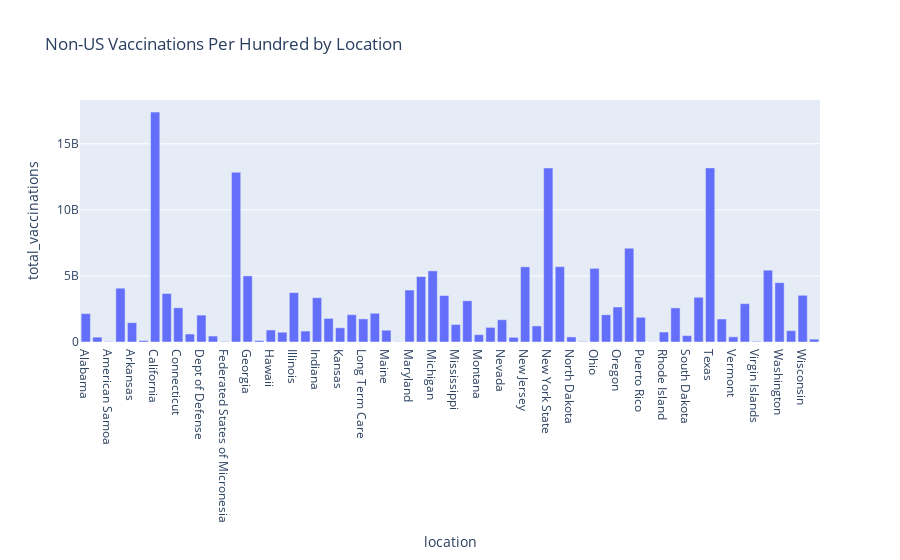

The notebook cell saved with this chart:
### Code cell
px.bar(non_us_vaccination_data, x='location', y='total_vaccinations', title='Non-US Vaccinations Per Hundred by Location')

### Figure 1 — Plotly figure (JSON) as saved in the notebook; plotly's stock layout.template omitted (floating-point values rounded to 4 significant figures)
{"data": [{"hovertemplate": "location=%{x}<br>total_vaccinations=%{y}<extra></extra>", "legendgroup": "", "marker": {"color": "#636efa", "pattern": {"shape": ""}}, "name": "", "orientation": "v", "showlegend": false, "textposition": "auto", "type": "bar", "x": ["Alabama", "Alaska", "American Samoa", "Arizona", "Arkansas", "Bureau of Prisons", "California", "Colorado", "Connecticut", "Delaware", "Dept of Defense", "District of Columbia", "Federated States of Micronesia", "Florida", "Georgia", "Guam", "Hawaii", "Idaho", "Illinois", "Indian Health Svc", "Indiana", "Iowa", "Kansas", "Kentucky", "Long Term Care", "Louisiana", "Maine", "Marshall Islands", "Maryland", "Massachusetts", "Michigan", "Minnesota", "Mississippi", "Missouri", "Montana", "Nebraska", "Nevada", "New Hampshire", "New Jersey", "New Mexico", "New York State", "North Carolina", "North Dakota", "Northern Mariana Islands", "Ohio", "Oklahoma", "Oregon", "Pennsylvania", "Puerto Rico", "Republic of Palau", "Rhode Island", "South Carolina", "South Dakota", "Tennessee", "Texas", "Utah", "Vermont", "Veterans Health", "Virgin Islands", "Virginia", "Washington", "West Virginia", "Wisconsin", "Wyoming"], "xaxis": "x", "y": [2150000000.0, 367400000.0, 32360000.0, 4072000000.0, 1463000000.0, 110400000.0, 17400000000.0, 3671000000.0, 2589000000.0, 604600000.0, 2035000000.0, 451200000.0, 37160000.0, 12840000000.0, 5006000000.0, 112500000.0, 908700000.0, 740700000.0, 3736000000.0, 827000000.0, 3352000000.0, 1785000000.0, 1075000000.0, 2069000000.0, 1748000000.0, 2177000000.0, 894400000.0, 20740000.0, 3934000000.0, 4954000000.0, 5382000000.0, 3517000000.0, 1326000000.0, 3119000000.0, 558300000.0, 1106000000.0, 1685000000.0, 355000000.0, 5689000000.0, 1217000000.0, 13170000000.0, 5701000000.0, 383500000.0, 35990000.0, 5574000000.0, 2062000000.0, 2648000000.0, 7099000000.0, 1872000000.0, 15350000.0, 751300000.0, 2581000000.0, 483400000.0, 3386000000.0, 13180000000.0, 1740000000.0, 390700000.0, 2902000000.0, 49600000.0, 5435000000.0, 4491000000.0, 856200000.0, 3535000000.0, 215100000.0], "yaxis": "y"}], "layout": {"barmode": "relative", "legend": {"tracegroupgap": 0}, "title": {"text": "Non-US Vaccinations Per Hundred by Location"}, "xaxis": {"anchor": "y", "domain": [0, 1], "title": {"text": "location"}}, "yaxis": {"anchor": "x", "domain": [0, 1], "title": {"text": "total_vaccinations"}}}}
